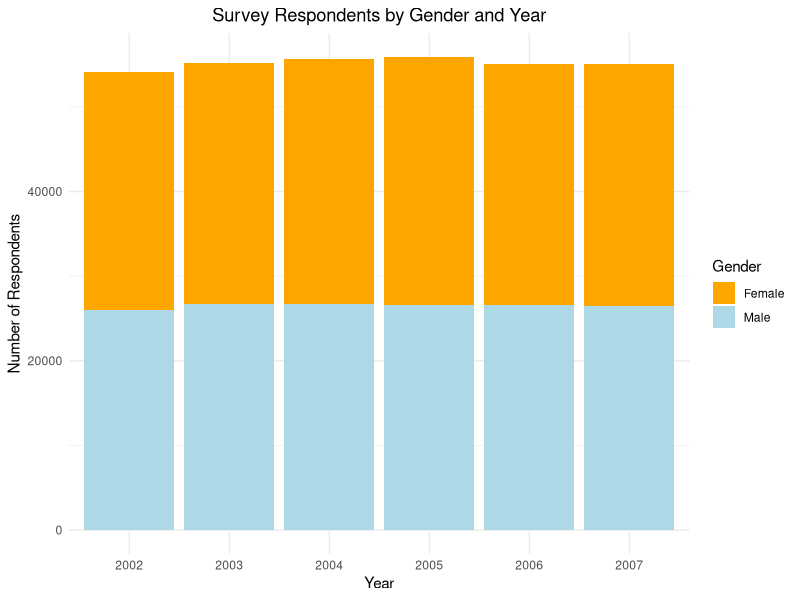
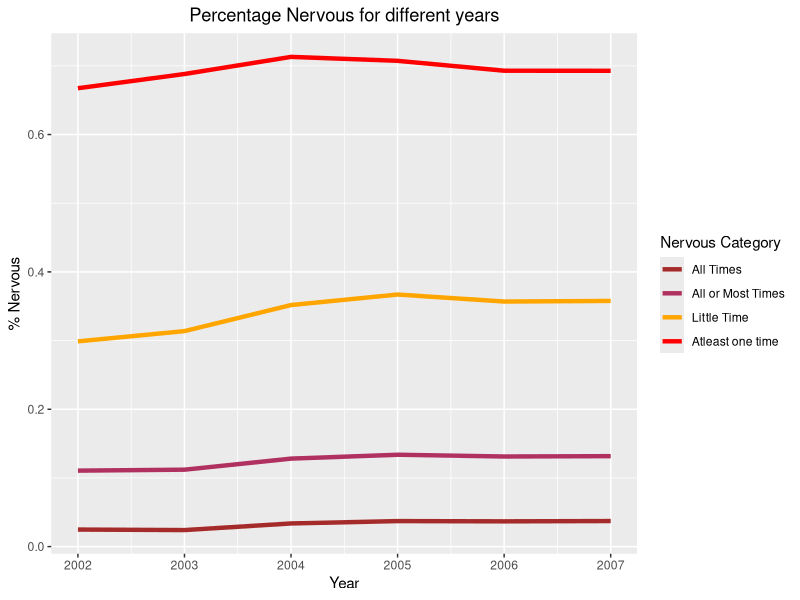
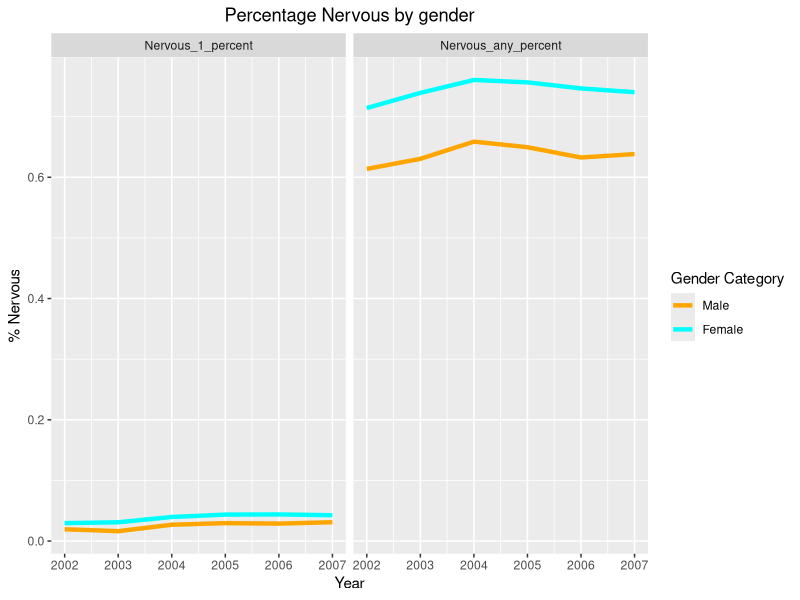
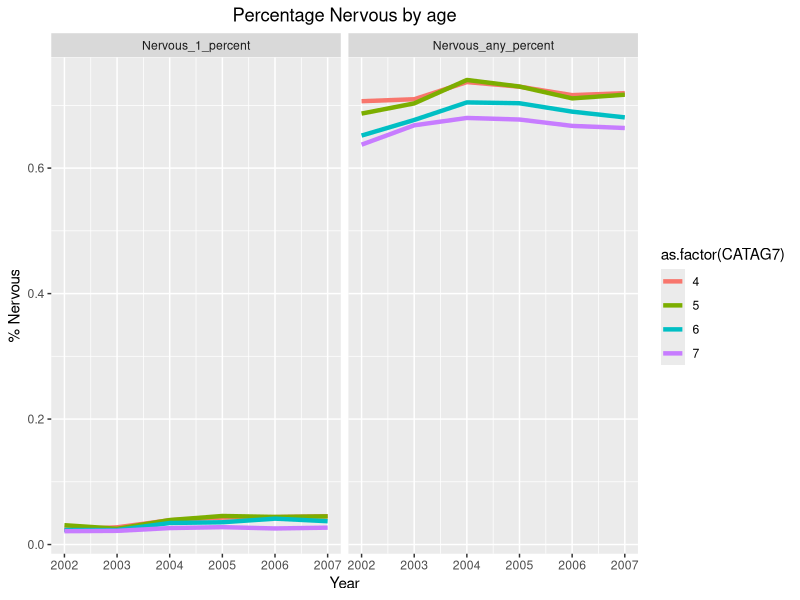
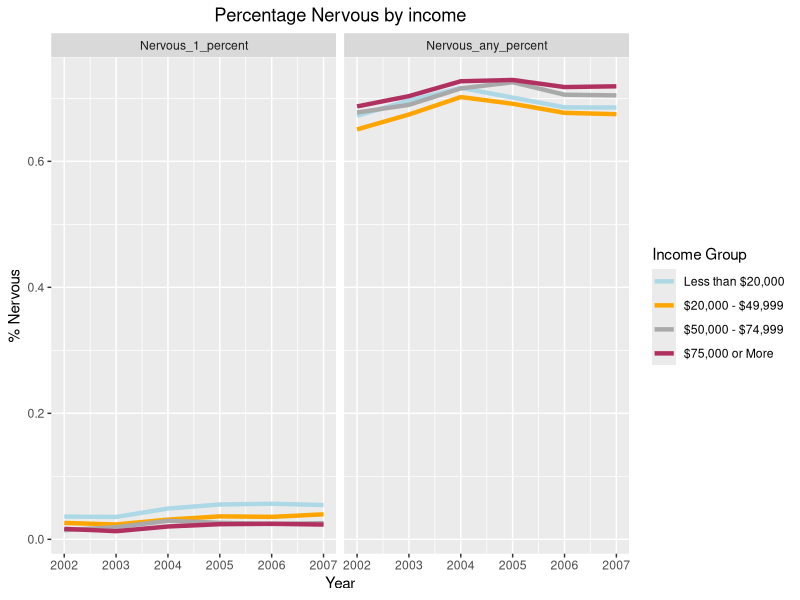
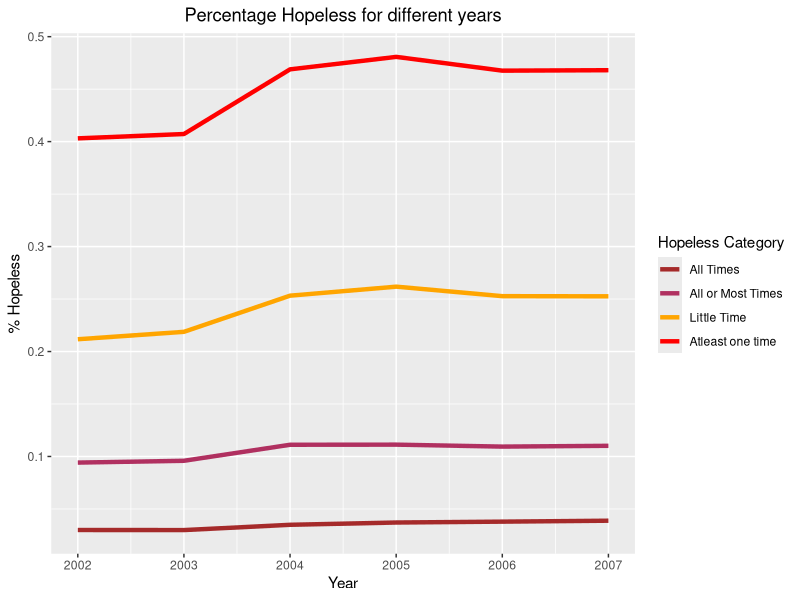
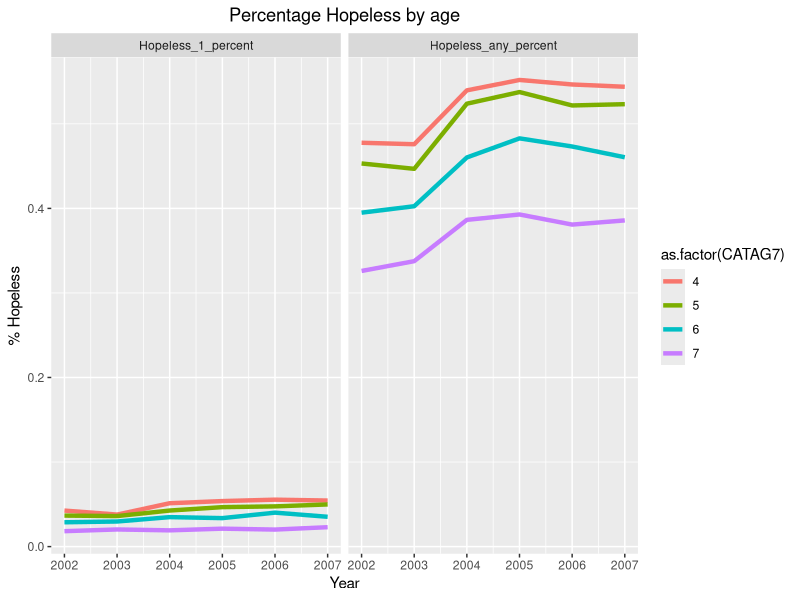
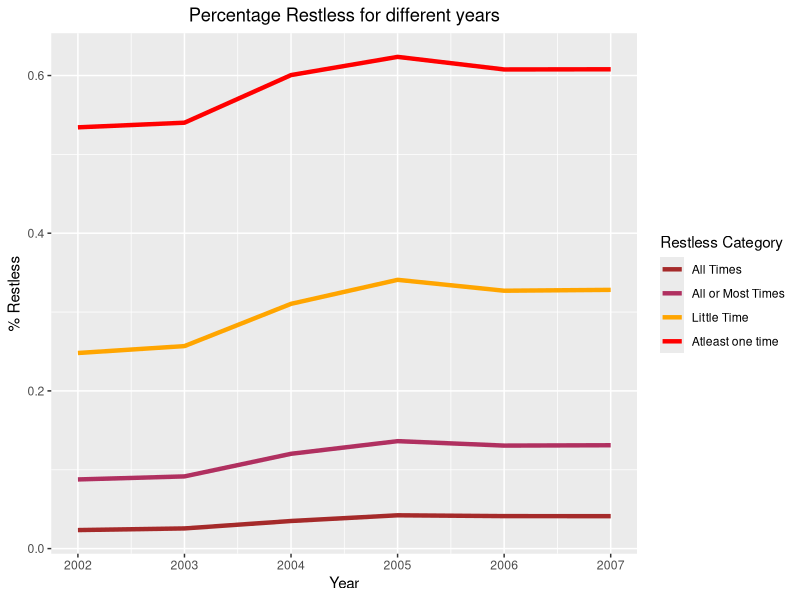

R code for these plots, in order:
## ---- chunk 1
knitr::opts_chunk$set(echo = TRUE, message = FALSE, warning = FALSE)
library(tidyverse)
library(ggplot2)
## ---- chunk 2
psych_summ_ovrl <- read_csv("../health_eda/variable_eda/psych_summ_ovrl.csv", show_col_types = FALSE)
psych_summ_age_ovrl <- read_csv("../health_eda/variable_eda/psych_summ_age_ovrl.csv", show_col_types = FALSE)
psych_summ_inc_ovrl <- read_csv("../health_eda/variable_eda/psych_summ_income_ovrl.csv", show_col_types = FALSE)
psych_summ_edu_ovrl <- read_csv("../health_eda/variable_eda/psych_summ_edu_ovrl.csv", show_col_types = FALSE)
## ---- chunk 3
# This has each strata grouped by Gender, Age, Income and Education Level
psych_summ_all_grp_ovrl <- read_csv("../health_eda/variable_eda/psych_summ_all_grp_ovrl.csv", show_col_types = FALSE)
## ---- chunk 4
psych_summ_all_grp_ovrl |>
  group_by(YEAR, IRSEX) |>
  summarize(total_people = sum(num_people, na.rm = TRUE)) |>
  ungroup() |>
  mutate(
    Gender = recode(IRSEX, `1` = "Male", `2` = "Female")
  ) |>
  ggplot(aes(x = as.factor(YEAR), y = total_people, fill = Gender)) +
  geom_bar(stat = "identity") +
  xlab("Year") +
  ylab("Number of Respondents") +
  ggtitle("Survey Respondents by Gender and Year") +
  theme_minimal() +
  theme(plot.title = element_text(hjust = 0.5)) +
  scale_fill_manual(values = c("Male" = "lightblue", "Female" = "orange"))
## ---- chunk 5
psych_summ_all_grp_ovrl |>
  filter(CATAG7>=4) |> 
  select(-c(IRSEX, CATAG7,INCOME, EDUCCAT2)) |> 
  group_by(YEAR) |> 
  summarize(across(where(is.numeric), sum, na.rm = TRUE)) |> 
  ungroup() |> 
  mutate(Nervous_123_percent=(Nervous_1+Nervous_2+Nervous_3)/num_people,
         Nervous_1_percent=Nervous_1/num_people,
         Nervous_12_percent=(Nervous_1+Nervous_2)/num_people,
         Nervous_any_percent=Nervous_any/num_people) |> 
  pivot_longer(cols=c(Nervous_1_percent, Nervous_12_percent, Nervous_123_percent,Nervous_any_percent), 
               values_to = "Nervous_Values", names_to = "Nervous_type") |> 
  ggplot(mapping=aes(x=YEAR, y=Nervous_Values, color = Nervous_type)) +
  geom_line(size=1.5)+
  xlab("Year") +
  ylab("% Nervous") +
  ggtitle("Percentage Nervous for different years") +
  theme(plot.title = element_text(hjust = 0.5)) +
  scale_color_manual(
      values = c("Nervous_1_percent" = "brown","Nervous_12_percent" = "maroon","Nervous_123_percent" = "orange", 
                 "Nervous_any_percent" = "red"),
      labels = c("All Times", "All or Most Times", "Little Time", "Atleast one time"),name = "Nervous Category")
## ---- chunk 6
psych_summ_all_grp_ovrl |>
  filter(CATAG7>=4) |> 
  select(-c(CATAG7,INCOME, EDUCCAT2)) |> 
  group_by(YEAR, IRSEX) |> 
  summarize(across(where(is.numeric), sum, na.rm = TRUE)) |> 
  ungroup() |> 
  mutate(Nervous_1_percent=Nervous_1/num_people,
         Nervous_any_percent=Nervous_any/num_people) |> 
  pivot_longer(cols=c(Nervous_1_percent, Nervous_any_percent),
               values_to = "Nervous_Values", names_to = "Nervous_type") |> 
  ggplot(mapping=aes(x=YEAR, y=Nervous_Values, color = as.factor(IRSEX), group = as.factor(IRSEX))) +
  geom_line(size=1.5)+
  xlab("Year") +
  ylab("% Nervous") +
  ggtitle("Percentage Nervous by gender") +
  theme(plot.title = element_text(hjust = 0.5)) +
  scale_color_manual(
      values = c("1" = "orange", "2" = "cyan"),
      labels = c("1" = "Male", "2" = "Female"),name = "Gender Category")  +
  facet_wrap(~Nervous_type)
## ---- chunk 7
psych_summ_all_grp_ovrl |>
  filter(CATAG7>=4) |>
  select(-c(IRSEX,INCOME, EDUCCAT2)) |> 
  group_by(YEAR, CATAG7) |> 
  summarize(across(where(is.numeric), sum, na.rm = TRUE)) |> 
  ungroup() |> 
  mutate(Nervous_1_percent=Nervous_1/num_people,
         Nervous_any_percent=Nervous_any/num_people) |> 
  pivot_longer(cols=c(Nervous_1_percent, Nervous_any_percent),
               values_to = "Nervous_Values", names_to = "Nervous_type") |> 
  ggplot(mapping=aes(x=YEAR, y=Nervous_Values, color = as.factor(CATAG7), group = as.factor(CATAG7))) +
  geom_line(size=1.5)+
  xlab("Year") +
  ylab("% Nervous") +
  ggtitle("Percentage Nervous by age") +
  theme(plot.title = element_text(hjust = 0.5)) +
  facet_wrap(~Nervous_type)
## ---- chunk 8
psych_summ_all_grp_ovrl |>
  filter(CATAG7>=4) |>
  select(-c(IRSEX, CATAG7, EDUCCAT2)) |> 
  group_by(YEAR, INCOME) |> 
  summarize(across(where(is.numeric), sum, na.rm = TRUE)) |> 
  ungroup() |> 
  mutate(Nervous_1_percent=Nervous_1/num_people,
         Nervous_any_percent=Nervous_any/num_people) |> 
  pivot_longer(cols=c(Nervous_1_percent, Nervous_any_percent),
               values_to = "Nervous_Values", names_to = "Nervous_type") |> 
  ggplot(mapping=aes(x=YEAR, y=Nervous_Values, color = as.factor(INCOME), group = as.factor(INCOME))) +
  geom_line(size=1.5)+
  xlab("Year") +
  ylab("% Nervous") +
  ggtitle("Percentage Nervous by income") +
  theme(plot.title = element_text(hjust = 0.5)) +
  facet_wrap(~Nervous_type) + 
  scale_colour_manual(name = "Income Group",
    values = c("1" = "lightblue","2" = "orange","3" = "darkgrey","4" = "maroon"),
    labels = c("1" = "Less than $20,000","2" = "$20,000 - $49,999","3" = "$50,000 - $74,999","4" = "$75,000 or More"))
## ---- chunk 9
psych_summ_all_grp_ovrl |>
  filter(CATAG7>=4) |> 
  select(-c(IRSEX, CATAG7,INCOME, EDUCCAT2)) |> 
  group_by(YEAR) |> 
  summarize(across(where(is.numeric), sum, na.rm = TRUE)) |> 
  ungroup() |> 
  mutate(Hopeless_123_percent=(Hopeless_1+Hopeless_2+Hopeless_3)/num_people,
         Hopeless_1_percent=Hopeless_1/num_people,
         Hopeless_12_percent=(Hopeless_1+Hopeless_2)/num_people,
         Hopeless_any_percent=Hopeless_any/num_people) |> 
  pivot_longer(cols=c(Hopeless_1_percent, Hopeless_12_percent, Hopeless_123_percent,Hopeless_any_percent), 
               values_to = "Hopeless_Values", names_to = "Hopeless_type") |> 
  ggplot(mapping=aes(x=YEAR, y=Hopeless_Values, color = Hopeless_type)) +
  geom_line(size=1.5)+
  xlab("Year") +
  ylab("% Hopeless") +
  ggtitle("Percentage Hopeless for different years") +
  theme(plot.title = element_text(hjust = 0.5)) +
  scale_color_manual(
      values = c("Hopeless_1_percent" = "brown","Hopeless_12_percent" = "maroon","Hopeless_123_percent" = "orange", 
                 "Hopeless_any_percent" = "red"),
      labels = c("All Times", "All or Most Times", "Little Time", "Atleast one time"),name = "Hopeless Category")
## ---- chunk 10
psych_summ_all_grp_ovrl |>
  filter(CATAG7>=4) |>
  select(-c(IRSEX,INCOME, EDUCCAT2)) |> 
  group_by(YEAR, CATAG7) |> 
  summarize(across(where(is.numeric), sum, na.rm = TRUE)) |> 
  ungroup() |> 
  mutate(Hopeless_1_percent=Hopeless_1/num_people,
         Hopeless_any_percent=Hopeless_any/num_people) |> 
  pivot_longer(cols=c(Hopeless_1_percent, Hopeless_any_percent),
               values_to = "Hopeless_Values", names_to = "Hopeless_type") |> 
  ggplot(mapping=aes(x=YEAR, y=Hopeless_Values, color = as.factor(CATAG7), group = as.factor(CATAG7))) +
  geom_line(size=1.5)+
  xlab("Year") +
  ylab("% Hopeless") +
  ggtitle("Percentage Hopeless by age") +
  theme(plot.title = element_text(hjust = 0.5)) +
  facet_wrap(~Hopeless_type)
## ---- chunk 11
psych_summ_all_grp_ovrl |>
  filter(CATAG7>=4) |> 
  select(-c(IRSEX, CATAG7,INCOME, EDUCCAT2)) |> 
  group_by(YEAR) |> 
  summarize(across(where(is.numeric), sum, na.rm = TRUE)) |> 
  ungroup() |> 
  mutate(Restless_123_percent=(Restless_1+Restless_2+Restless_3)/num_people,
         Restless_1_percent=Restless_1/num_people,
         Restless_12_percent=(Restless_1+Restless_2)/num_people,
         Restless_any_percent=Restless_any/num_people) |> 
  pivot_longer(cols=c(Restless_1_percent, Restless_12_percent, Restless_123_percent,Restless_any_percent), 
               values_to = "Restless_Values", names_to = "Restless_type") |> 
  ggplot(mapping=aes(x=YEAR, y=Restless_Values, color = Restless_type)) +
  geom_line(size=1.5)+
  xlab("Year") +
  ylab("% Restless") +
  ggtitle("Percentage Restless for different years") +
  theme(plot.title = element_text(hjust = 0.5)) +
  scale_color_manual(
      values = c("Restless_1_percent" = "brown","Restless_12_percent" = "maroon","Restless_123_percent" = "orange", 
                 "Restless_any_percent" = "red"),
      labels = c("All Times", "All or Most Times", "Little Time", "Atleast one time"),name = "Restless Category")
## ---- chunk 12
psych_summ_all_grp_ovrl |>
  filter(CATAG7>=4) |>
  select(-c(IRSEX,INCOME, EDUCCAT2)) |> 
  group_by(YEAR, CATAG7) |> 
  summarize(across(where(is.numeric), sum, na.rm = TRUE)) |> 
  ungroup() |> 
  mutate(Restless_1_percent=Restless_1/num_people,
         Restless_any_percent=Restless_any/num_people) |> 
  pivot_longer(cols=c(Restless_1_percent, Restless_any_percent),
               values_to = "Restless_Values", names_to = "Restless_type") |> 
  ggplot(mapping=aes(x=YEAR, y=Restless_Values, color = as.factor(CATAG7), group = as.factor(CATAG7))) +
  geom_line(size=1.5)+
  xlab("Year") +
  ylab("% Restless") +
  ggtitle("Percentage Restless by age") +
  theme(plot.title = element_text(hjust = 0.5)) +
  facet_wrap(~Restless_type)
## ---- chunk 13
psych_summ_all_grp_ovrl |>
  filter(CATAG7 >= 4) |>
  select(-c(IRSEX, CATAG7, EDUCCAT2)) |>
  group_by(YEAR, INCOME) |>
  summarize(across(where(is.numeric), sum, na.rm = TRUE)) |>
  ungroup() |>
  mutate(
    Nervous_1_percent = Nervous_1 / num_people,
    Nervous_any_percent = Nervous_any / num_people,
    Hopeless_1_percent = Hopeless_1 / num_people,
    Hopeless_any_percent = Hopeless_any / num_people,
    Restless_1_percent = Restless_1 / num_people,
    Restless_any_percent = Restless_any / num_people
  ) |>
  pivot_longer(
    cols = ends_with("_percent"),
    names_to = c("Distress", "Period"),
    names_pattern = "(.*)_(1|any)_percent",
    values_to = "Percent"
  ) |>
  mutate(
    Distress = case_when(
      grepl("Nervous", Distress) ~ "Nervous",
      grepl("Hopeless", Distress) ~ "Hopeless",
      grepl("Restless", Distress) ~ "Restless"
    ),
    Period = recode(Period, `1` = "All the time", `any` = "Any time")
  ) |>
  ggplot(aes(x = YEAR, y = Percent, color = as.factor(INCOME), group = as.factor(INCOME))) +
  geom_line(size = 1.2) +
  facet_grid(Period ~ Distress) +
  xlab("Year") +
  ylab("Percentage of People in Distress") +
  ggtitle("Psychological Distress by Income Group") +
  theme(plot.title = element_text(hjust = 0.5)) +
  scale_colour_manual(name = "Income Group",
    values = c("1" = "lightblue","2" = "orange","3" = "darkgrey","4" = "maroon"),
    labels = c("1" = "Less than $20,000","2" = "$20,000 - $49,999","3" = "$50,000 - $74,999","4" = "$75,000 or More"))
  
## ---- chunk 14
psych_summ_all_grp_ovrl |>
  filter(CATAG7 >= 4) |>
  select(-c(IRSEX, INCOME, EDUCCAT2)) |>
  group_by(YEAR, CATAG7) |>
  summarize(across(where(is.numeric), sum, na.rm = TRUE)) |>
  ungroup() |>
  mutate(
    Nervous_1_percent = Nervous_1 / num_people,
    Nervous_any_percent = Nervous_any / num_people,
    Hopeless_1_percent = Hopeless_1 / num_people,
    Hopeless_any_percent = Hopeless_any / num_people,
    Restless_1_percent = Restless_1 / num_people,
    Restless_any_percent = Restless_any / num_people
  ) |>
  pivot_longer(
    cols = ends_with("_percent"),
    names_to = c("Distress", "Period"),
    names_pattern = "(.*)_(1|any)_percent",
    values_to = "Percent"
  ) |>
  mutate(
    Distress = case_when(
      grepl("Nervous", Distress) ~ "Nervous",
      grepl("Hopeless", Distress) ~ "Hopeless",
      grepl("Restless", Distress) ~ "Restless"
    ),
    Period = recode(Period, `1` = "All the time", `any` = "Any time")
  ) |>
  ggplot(aes(x = YEAR, y = Percent, color = as.factor(CATAG7), group = as.factor(CATAG7))) +
  geom_line(size = 1.2) +
  facet_grid(Period ~ Distress) +
  xlab("Year") +
  ylab("Percentage of People in Distress") +
  ggtitle("Psychological Distress by Age Group") +
  theme(plot.title = element_text(hjust = 0.5)) +
  scale_colour_manual(name = "Age Group",
    values = c("4" = "lightblue","5" = "orange","6" = "darkgrey","7" = "maroon"),
    labels = c("4" = "18-20 Years Old","5" = "21-25 Years Old","6" = "26-34 Years Old","7" = ">35 Years Old"))
  
## ---- chunk 15
psych_summ_all_grp_ovrl |>
  filter(CATAG7 >= 4) |>
  select(-c(IRSEX, INCOME, CATAG7)) |>
  group_by(YEAR, EDUCCAT2) |>
  summarize(across(where(is.numeric), sum, na.rm = TRUE)) |>
  ungroup() |>
  mutate(
    Nervous_1_percent = Nervous_1 / num_people,
    Nervous_any_percent = Nervous_any / num_people,
    Hopeless_1_percent = Hopeless_1 / num_people,
    Hopeless_any_percent = Hopeless_any / num_people,
    Restless_1_percent = Restless_1 / num_people,
    Restless_any_percent = Restless_any / num_people
  ) |>
  pivot_longer(
    cols = ends_with("_percent"),
    names_to = c("Distress", "Period"),
    names_pattern = "(.*)_(1|any)_percent",
    values_to = "Percent"
  ) |>
  mutate(
    Distress = case_when(
      grepl("Nervous", Distress) ~ "Nervous",
      grepl("Hopeless", Distress) ~ "Hopeless",
      grepl("Restless", Distress) ~ "Restless"
    ),
    Period = recode(Period, `1` = "All the time", `any` = "Any time")
  ) |>
  ggplot(aes(x = YEAR, y = Percent, color = as.factor(EDUCCAT2), group = as.factor(EDUCCAT2))) +
  geom_line(size = 1.2) +
  facet_grid(Period ~ Distress) +
  xlab("Year") +
  ylab("Percentage of People in Distress") +
  ggtitle("Psychological Distress by Education Group") +
  theme(plot.title = element_text(hjust = 0.5)) +
  scale_colour_manual(name = "Education Group",
    values = c("1" = "lightblue","2" = "orange","3" = "darkgrey","4" = "maroon"),
    labels = c("1" = "Less than high school","2" = "High School","3" = "Some college","4" = "College Graduate"))
  
## ---- chunk 16
library(scales)
## ---- chunk 17
psych_summ_all_grp_ovrl |>
  filter(CATAG7 >= 4) |>
  select(-c(EDUCCAT2, INCOME)) |>
  group_by(YEAR, IRSEX, CATAG7) |>
  summarize(across(where(is.numeric), sum, na.rm = TRUE)) |>
  ungroup() |>
  mutate(
    Nervous_1_percent = (Nervous_1 / num_people)
  ) |>
  mutate(
    Age_Group = case_when(
      CATAG7==4 ~ "18-20 year olds",
      CATAG7==5 ~ "21-25 year olds",
      CATAG7==6 ~ "26-34 year olds",
      CATAG7==7 ~ ">35 year olds"
    )) |>
  ggplot(aes(x = YEAR, y = Nervous_1_percent, color = as.factor(IRSEX), group = as.factor(IRSEX))) +
  geom_line(size = 1.2) +
  scale_y_continuous(labels = label_percent()) +
  facet_wrap(~Age_Group) +
  xlab("Year") +
  ylab("Percentage of People Nervous All Time") +
  ggtitle("Psychological Nervousness by Gender for different Age Group") +
  theme(plot.title = element_text(hjust = 0.5)) +
  scale_colour_manual(name = "Gender",
    values = c("1" = "lightblue","2" = "orange"),
    labels = c("1" = "MALE","2" = "FEMALE"))
  
## ---- chunk 18
psych_summ_all_grp_ovrl |>
  filter(CATAG7 >= 4) |>
  select(-c(EDUCCAT2, CATAG7)) |>
  group_by(YEAR, IRSEX, INCOME) |>
  summarize(across(where(is.numeric), sum, na.rm = TRUE)) |>
  ungroup() |>
  mutate(
    Nervous_1_percent = (Nervous_1 / num_people)
  ) |>
  mutate(
    Income_Group = case_when(
      INCOME==1 ~ "Less than $20,000",
      INCOME==2 ~ "$20,000 - $49,999",
      INCOME==3 ~ "$50,000 - $74,999",
      INCOME==4 ~ "$75,000 or More"
    )) |>
  ggplot(aes(x = YEAR, y = Nervous_1_percent, color = as.factor(IRSEX), group = as.factor(IRSEX))) +
  geom_line(size = 1.2) +
  scale_y_continuous(labels = label_percent()) +
  facet_wrap(~Income_Group) +
  xlab("Year") +
  ylab("Percentage of People Nervous All Time") +
  ggtitle("Psychological Nervousness by Gender for different Income Group") +
  theme(plot.title = element_text(hjust = 0.5)) +
  scale_colour_manual(name = "Gender",
    values = c("1" = "lightblue","2" = "orange"),
    labels = c("1" = "MALE","2" = "FEMALE"))
  
## ---- chunk 19
psych_summ_all_grp_ovrl |>
  filter(CATAG7 >= 4) |>
  select(-c(CATAG7, INCOME)) |>
  group_by(YEAR, IRSEX, EDUCCAT2) |>
  summarize(across(where(is.numeric), sum, na.rm = TRUE)) |>
  ungroup() |>
  mutate(
    Nervous_1_percent = (Nervous_1 / num_people)
  ) |>
  mutate(
    Age_Group = case_when(
      EDUCCAT2==1 ~ "High School",
      EDUCCAT2==2 ~ "Hidh School Graduate",
      EDUCCAT2==3 ~ "Some College",
      EDUCCAT2==4 ~ "Some College Graduate",
      TRUE        ~ "others"
    )) |>
  ggplot(aes(x = YEAR, y = Nervous_1_percent, color = as.factor(IRSEX), group = as.factor(IRSEX))) +
  geom_line(size = 1.2) +
  scale_y_continuous(labels = label_percent()) +
  facet_wrap(~Age_Group) +
  xlab("Year") +
  ylab("Percentage of People Nervous All Time") +
  ggtitle("Psychological Nervousness by Gender for different Education Group") +
  theme(plot.title = element_text(hjust = 0.5)) +
  scale_colour_manual(name = "Gender",
    values = c("1" = "lightblue","2" = "orange"),
    labels = c("1" = "MALE","2" = "FEMALE"))
  
